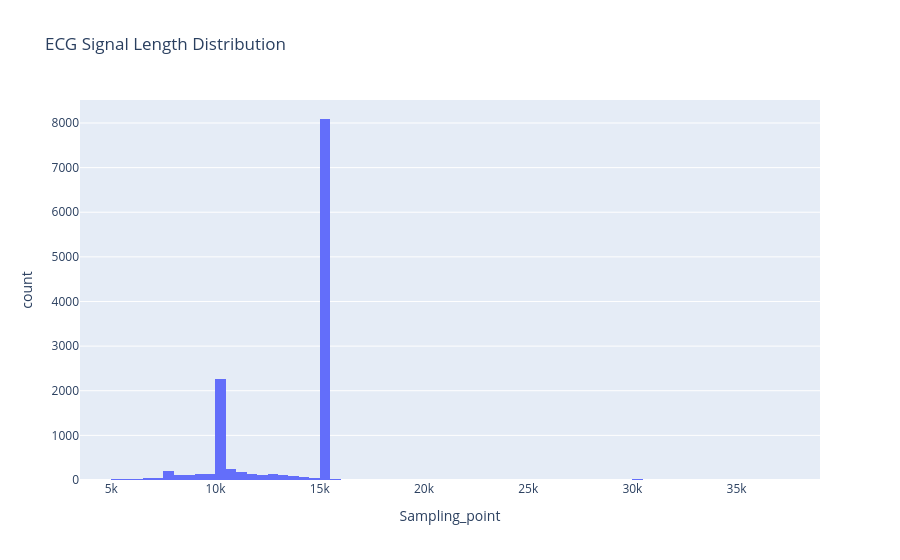

This figure's notebook cell:
### Code cell
fig = px.histogram(
    ecg_df,
    x='Sampling_point',
    title='ECG Signal Length Distribution'
)

fig.show()

### Figure 1 — Plotly figure (JSON) as saved in the notebook; plotly's stock layout.template omitted (floating-point values rounded to 4 significant figures; data arrays with more than 128 entries replaced by an {"elided": "..."} marker saying what was removed)
{"data": [{"bingroup": "x", "hovertemplate": "Sampling_point=%{x}<br>count=%{y}<extra></extra>", "legendgroup": "", "marker": {"color": "#636efa", "pattern": {"shape": ""}}, "name": "", "orientation": "v", "showlegend": false, "type": "histogram", "x": {"elided": "12334 int values"}, "xaxis": "x", "yaxis": "y"}], "layout": {"barmode": "relative", "legend": {"tracegroupgap": 0}, "title": {"text": "ECG Signal Length Distribution"}, "xaxis": {"anchor": "y", "domain": [0, 1], "title": {"text": "Sampling_point"}}, "yaxis": {"anchor": "x", "domain": [0, 1], "title": {"text": "count"}}}}
